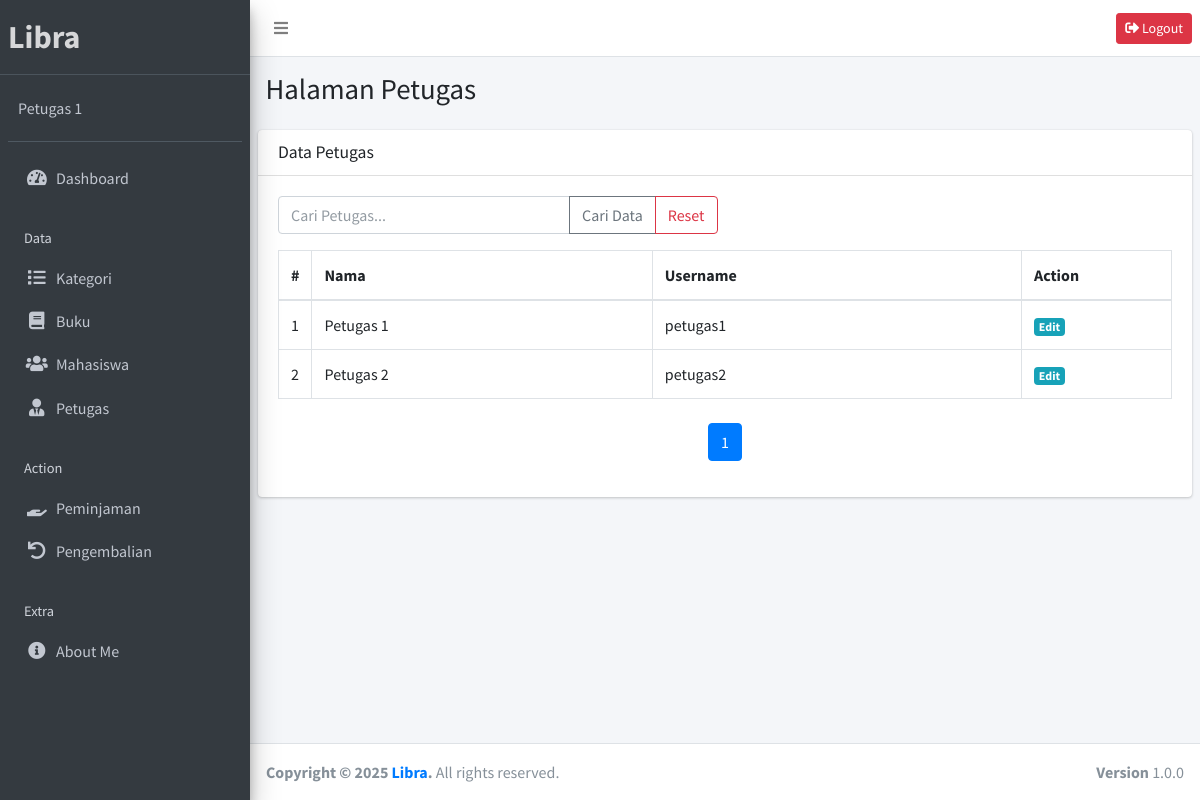
Screenshot of /public/petugas (signed in) with the database file from the repository.
### tables this page shows
CREATE TABLE `petugas` (
  `id` int NOT NULL,
  `nama` varchar(100) NOT NULL,
  `username` varchar(50) NOT NULL,
  `password` varchar(255) NOT NULL,
  `created_at` timestamp NULL DEFAULT CURRENT_TIMESTAMP
);

### app/controllers/Petugas.php (called while the page is built, shortened)
<?php
class Petugas extends Controller {
    public function index()
    {
        $data['title'] = 'Data Petugas';
        $page = isset($_GET['page']) ? intval($_GET['page']) : 1;
        $limit = 10;
        $offset = ($page - 1) * $limit;
        $key = $_SESSION['search_key'] ?? '';
        if (!empty($key)) {
            $data['petugas'] = $this->model('PetugasModel')->cariPetugasPagination($key, $limit, $offset);
            $totalData = $this->model('PetugasModel')->getJumlahCariPetugas($key);
        } else {
            $data['petugas'] = $this->model('PetugasModel')->getPetugasPagination($limit, $offset);
            $totalData = $this->model('PetugasModel')->getJumlahPetugas();
        }
        $data['totalPages'] = ceil($totalData / $limit);
        $data['currentPage'] = $page;
        $data['key'] = $key;
        $this->view('petugas/index', $data);
    }
}

### app/core/App.php (called while the page is built, shortened)
<?php
class App {
    protected $method = 'index';
    protected $params = [];
    public function __construct() {
        $this->controller = new $this->controller;
        call_user_func_array([$this->controller, $this->method], $this->params);
    }
}

### public/index.php (called while the page is built, shortened)
<?php
$app = new App;

### app/core/Database.php (called while the page is built, shortened)
<?php
class Database {
    private $host = DB_HOST;
    private $user = DB_USER;
    private $pass = DB_PASS;
    private $dbname = DB_NAME;
    private $dbh;
    private $stmt;
    public function __construct() {
        $dsn = "mysql:host={$this->host};dbname={$this->dbname}";
        $options = [
            PDO::ATTR_PERSISTENT => true,
            PDO::ATTR_ERRMODE => PDO::ERRMODE_EXCEPTION
        ];
        try {
            $this->dbh = new PDO($dsn, $this->user, $this->pass, $options);
        } catch (PDOException $e) {
            die("Koneksi gagal: " . $e->getMessage());
        }
    }
    public function query($sql) {
        $this->stmt = $this->dbh->prepare($sql);
    }
    public function bind($param, $value, $type = null) {
        if (is_null($type)) {
            switch (true) {
                case is_int($value):
                    $type = PDO::PARAM_INT;
                    break;
            }
        }
        $this->stmt->bindValue($param, $value, $type);
    }
    public function execute() {
        return $this->stmt->execute();
    }
    public function resultSet() {
        $this->execute();
        return $this->stmt->fetchAll(PDO::FETCH_ASSOC);
    }
}

### app/models/PetugasModel.php (called while the page is built, shortened)
<?php
class PetugasModel {
    private $table = 'petugas';
    private $db;
    public function __construct()
    {
        $this->db = new Database;
    }
    public function getMinIdPetugas()
    {
        $this->db->query('SELECT MIN(id) as min_id FROM ' . $this->table);
        return $this->db->single()['min_id'];
    }
    public function getPetugasPagination($limit, $offset)
    {
        $query = "SELECT * FROM " . $this->table . " WHERE id != (SELECT MIN(id) FROM " . $this->table . ") LIMIT :limit OFFSET :offset";
        $this->db->query($query);
        $this->db->bind('limit', $limit);
        $this->db->bind('offset', $offset);
        return $this->db->resultSet();
    }
    public function getJumlahPetugas()
    {
        $query = "SELECT COUNT(*) as jumlah FROM " . $this->table . " WHERE id != (SELECT MIN(id) FROM " . $this->table . ")";
        $this->db->query($query);
        return $this->db->single()['jumlah'];
    }
}

### app/views/petugas/index.php (the view, shortened to what this page needs)
<div class="content-wrapper">
    <section class="content-header">
        <div class="container-fluid">
            <div class="row mb-2">
                <div class="col-sm-6">
                    <h1>Halaman Petugas</h1>
                </div>
            </div>
        </div>
    </section>
    <section class="content">
        <div class="card">
            <div class="card-header">
                <h3 class="card-title"><?= $data['title'] ?></h3>
            </div>
            <div class="card-body">
                <form action="<?= base_url; ?>/petugas/cari" method="post">
                    <div class="row mb-3">
                        <div class="col-lg-6">
                            <div class="input-group">
                                <input type="text" class="form-control" placeholder="Cari Petugas..." name="key" autocomplete="off" required>
                                <div class="input-group-append">
                                    <button class="btn btn-outline-secondary" type="submit">Cari Data</button>
                                    <a class="btn btn-outline-danger" href="<?= base_url; ?>/petugas/reset">Reset</a>
                                </div>
                            </div>
                        </div>
                    </div>
                </form>
                <table class="table table-bordered">
                    <thead>
                        <tr>
                            <th style="width: 10px">#</th>
                            <th>Nama</th>
                            <th>Username</th>
                            <th style="width: 150px">Action</th>
                        </tr>
                    </thead>
                    <tbody>
                        <?php $no = ($data['currentPage'] - 1) * 10 + 1; ?>
                        <?php foreach ($data['petugas'] as $row) : ?>
                            <tr>
                                <td><?= $no; ?></td>
                                <td><?= htmlspecialchars($row['nama'], ENT_QUOTES, 'UTF-8'); ?></td>
                                <td><?= htmlspecialchars($row['username'], ENT_QUOTES, 'UTF-8'); ?></td>
                                <td>
                                    <a href="<?= base_url; ?>/petugas/edit/<?= $row['id'] ?>" class="badge badge-info">Edit</a>
                                </td>
                            </tr>
                            <?php $no++; endforeach; ?>
                    </tbody>
                </table>
                <nav aria-label="Page navigation" class="mt-4">
                    <ul class="pagination justify-content-center">
                        <?php if (isset($data['totalPages'])) : ?>
                            <?php for ($i = 1; $i <= $data['totalPages']; $i++) : ?>
                                <li class="page-item <?= (isset($data['currentPage']) && $i == $data['currentPage']) ? 'active' : ''; ?>">
                                    <a class="page-link" href="<?= base_url; ?>/petugas?page=<?= $i; ?><?= isset($data['key']) ? '&key=' . urlencode($data['key']) : ''; ?>"><?= $i; ?></a>
                                </li>
                            <?php endfor; ?>
                        <?php endif; ?>
                    </ul>
                </nav>
            </div>
        </div>
    </section>
</div>

### rows the page displays
petugas: nama "Petugas 1", username "petugas1"
petugas: nama "Petugas 2", username "petugas2"

### other values shown
$_SESSION['nama'] "Petugas 1"
$data['title'] "Data Petugas"
